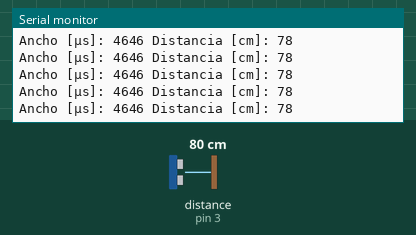
A sketch run on a simulated Arduino Uno, built with avr-gcc and run on an emulated ATmega328P. Shown: the last lines printed to the serial monitor. Wiring (inferred from the names in the program): ultrasonic range finder: trigger pin 2; echo pin 3. The test bench sets the inputs (shaded band); at power-on: distance to the obstacle (sensor on pin 3) 80 cm. The echo pulse lasts 58.3 µs per cm.

Above: at 1.2 s.
1.3 s: distance to the obstacle (sensor on pin 3) set to 250 cm
At 1.39 s:
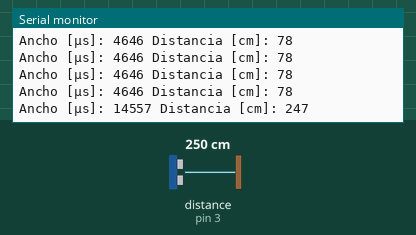
4.3 s: distance to the obstacle (sensor on pin 3) set to 35 cm
At 4.39 s:
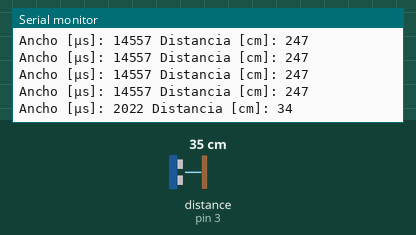
7.3 s: distance to the obstacle (sensor on pin 3) set to 120 cm
At 7.38 s:
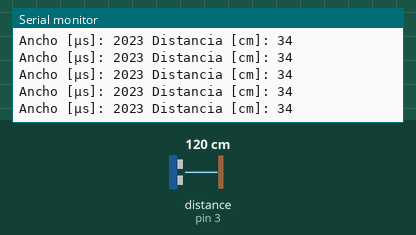
10.3 s: distance to the obstacle (sensor on pin 3) set to 35 cm
At 10.3 s:
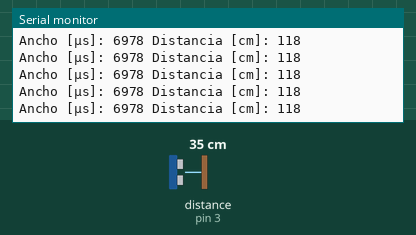
Timing chart, 0 to 13.3 s (numbered marks = the images above; inputs shaded):
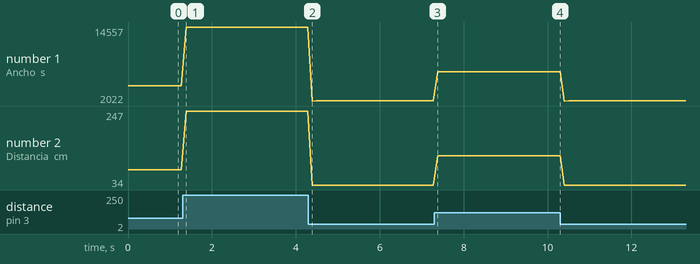

Measured:
- after the input at 1.3 s, the serial monitor: prints a new line after 0.09 s (image 1)
- after the input at 4.3 s, the serial monitor: prints a new line after 0.09 s (image 2)
- plotted number 1: 4646 → 14557 after the input at 1.3 s, 14557 → 2023 after the input at 4.3 s, 2023 → 6978 after the input at 7.3 s, 6978 → 2023 after the input at 10.3 s
- plotted number 2: 78 → 247 after the input at 1.3 s, 247 → 34 after the input at 4.3 s, 34 → 118 after the input at 7.3 s, 118 → 34 after the input at 10.3 s

The sketch:

SAPO.ino
```cpp
const int trigger = 2;
const int echo = 3;

void setup() {
  Serial.begin(9600);
  pinMode(trigger, OUTPUT);
  pinMode(echo, INPUT);
  digitalWrite(trigger, LOW);
}

void loop()
{
  unsigned long t; // Tiempo [μs]
  unsigned long d; // Distancia [cm]
  digitalWrite(trigger, HIGH);
  delayMicroseconds(10);// Pulso enviado = 10μs
  digitalWrite(trigger, LOW);
  t = pulseIn(echo, HIGH); // Ancho de pulso
  d = 0.034*t/2; // Conversión a distancia [cm]
  Serial.print("Ancho [μs]: ");
  Serial.print(t);
  Serial.print(" Distancia [cm]: ");
  Serial.println(d);
  delay(100);
}
```
